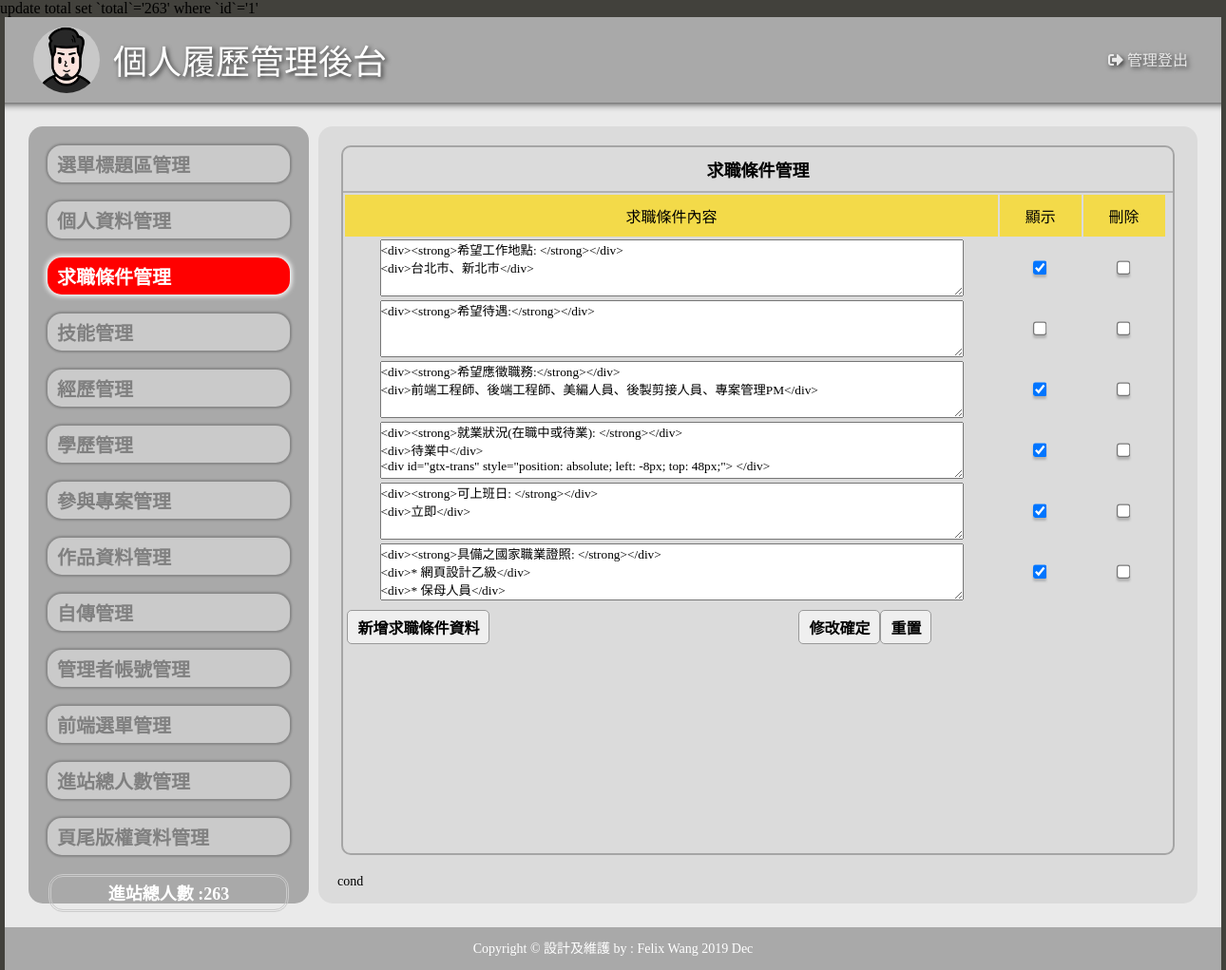
The page /admin.php?do=cond on the database its author committed.
### tables this page shows
CREATE TABLE `cond` (
  `id` int(5) UNSIGNED NOT NULL,
  `file` text NOT NULL,
  `text` text NOT NULL,
  `sh` int(1) NOT NULL DEFAULT 1
);

CREATE TABLE `bottom` (
  `id` int(5) UNSIGNED NOT NULL,
  `bottom` text NOT NULL
);

### base.php (called while the page is built, shortened)
<?php
$dsn="mysql:host=localhost;charset=utf8;dbname=resume";
$pdo=new PDO($dsn,"root","");
function find($table,...$arg){
  global $pdo;
  $sql="select * from $table where ";
  if(is_array($arg[0])){
    foreach($arg[0] as $key => $value){
      $tmp[]=sprintf("`%s`='%s'",$key,$value);
    }
    $sql=$sql . implode(" && ",$tmp);
  }else{
    $sql=$sql . " `id`='".$arg[0]."'";
  }
  return $pdo->query($sql)->fetch(PDO::FETCH_ASSOC);
}
function all($table,...$arg){
  global $pdo;
  $sql="select * from $table";
  return $pdo->query($sql)->fetchAll();
}
?>

### admin/cond.php (the view, shortened to what this page needs)
<?php
include_once "./base.php";
 $useTable="cond";
?>
<head>
</head>
<div class="frame">
  <p class="t cent botli">求職條件管理</p>
  <form method="post" action="./api/edit.php">
    <table width="100%">
      <tbody>
        <tr class="yel">
          <td width="80%">求職條件內容</td>
          <td width="10%">顯示</td>
          <td width="10%">刪除</td>
        </tr>
        <?php
        $rows=all($useTable);
        foreach($rows as $r){
        ?>
        <tr class="cent">
          <td>
            <textarea name="text[]" style="width:90%;height:60px"><?=$r['text'];?></textarea>
          </td>
          <td>
            <input type="checkbox" name="sh[]" value="<?=$r['id'];?>" <?=($r['sh']==1)?"checked":"";?>>
          </td>
          <td>
            <input type="checkbox" name="del[]" value="<?=$r['id'];?>">
          </td>
          <td>
          </td>
        </tr>
        <?php
        }
        ?>
      </tbody>
    </table>
    <table style="margin-top:0px; width:73%; margin-left:0px">
      <tbody>
      <tr class="just3">
          <td >
            <input type="button"
                   onclick="op('#cover','#cvr','./view/<?=$useTable;?>.php?table=<?=$useTable;?>')"
                   value="新增求職條件資料">
          </td>
          <td class="cent"><input type="submit" value="修改確定"><input type="reset" value="重置"></td>
        </tr>
      </tbody>
    </table>
  </form>
</div>

### footer.php
<div >
    <span ><?=find("bottom",1)['bottom'];?></span>
</div>

### css/style.css (style rules this page uses)
* { margin:0; padding:0; box-sizing: border-box; font-family: "Microsoft Jhenghei"; }
body { background: #42413c; z-index: -1; }
.frame { width:99%; height:96%; margin:auto; margin-bottom: 20px; overflow:auto; border:rgb(165, 165, 165) 2px solid; border-radius: 10px; position:relative; }
input[type=checkbox],input[type=radio] { outline: none; filter: drop-shadow(0px 3px 1px rgb(178, 178, 178)); zoom: 1.2; cursor: pointer; }
table tr { padding-top:0px; }
table td { margin-top:0px; padding:0px 2px; }
.just input, textarea { width:250px; }
.just2 input[type="text"],input[type="date"], textarea { width:250px; }
.just3 { margin:auto; vertical-align: middle; font-size: 18px; font-weight: 600; color: #69675c; }
.just3 td:nth-child(odd) { width:25% ; text-align: justify; text-justify:distribute-all-lines; text-align-last:justify; }
.just3 td:nth-child(even) { width:75% ; }

### css/css.css (style rules this page uses)
body { padding:0px; margin:0px; }
.t { font-weight:800; display:block; font-size: 18px; text-align:center; padding:10px 1px 10px 1px; }
.botli { border-bottom:rgba(165, 165, 165,0.8) 2px solid; }
.cent { text-align:center; }
input { border:#999 1px solid; border-radius:5px; background:#EFEFEF; padding:5px 10px; font-weight: 600; font-size: 16px; margin:5px 0; cursor: pointer; outline: none; }
textarea { margin:1px; }
.yel td { background:#F3DA49; text-align:center; height: 20px; padding: 10px; }

### rows shown on the page
cond: text "<div><strong>希望工作地點: </strong></div> <div>台北市、新北市</div>", sh "☑"
cond: text "<div><strong>希望待遇:</strong></div>"
cond: text "<div><strong>希望應徵職務:</strong></div> <div>前端工程師、後端工程師、美編人員、後製剪接人員、專案管理PM</div>", sh "☑"
cond: text "<div><strong>就業狀況(在職中或待業): </strong></div> <div>待業中</div> <div id=\"gtx-trans\" style=\"position: absolute; left: -8px; top: 48px;\"> </div>", sh "☑"
cond: text "<div><strong>可上班日: </strong></div> <div>立即</div>", sh "☑"
cond: text "<div><strong>具備之國家職業證照: </strong></div> <div>* 網頁設計乙級</div> <div>* 保母人員</div>", sh "☑"
bottom: bottom "Copyright © 設計及維護 by : Felix Wang 2019 Dec"

### other values the page prints
$_SESSION['total'] "263"
$do "cond"
